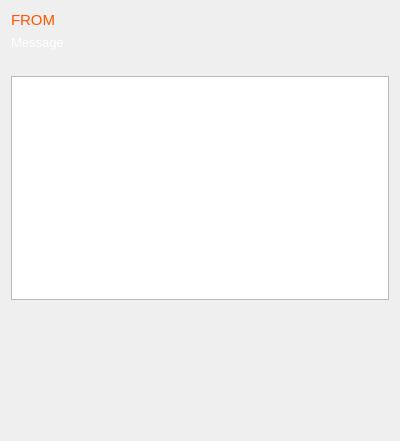
<?xml version="1.0" encoding="UTF-8"?>
<ui version="4.0">
 <class>NotificationViewer</class>
 <widget class="QWidget" name="NotificationViewer">
  <property name="geometry">
   <rect>
    <x>0</x>
    <y>0</y>
    <width>400</width>
    <height>441</height>
   </rect>
  </property>
  <property name="windowTitle">
   <string>Form</string>
  </property>
  <property name="styleSheet">
   <string notr="true">QLabel#messageLabel {
	color:white;
}
QLabel#contactNameLbl {
	color:rgb(255, 85, 0)
}</string>
  </property>
  <layout class="QGridLayout" name="gridLayout">
   <item row="0" column="1">
    <widget class="QLabel" name="contactNameLbl">
     <property name="font">
      <font>
       <pointsize>11</pointsize>
      </font>
     </property>
     <property name="text">
      <string>FROM</string>
     </property>
    </widget>
   </item>
   <item row="1" column="1">
    <widget class="QLabel" name="messageLabel">
     <property name="font">
      <font>
       <pointsize>10</pointsize>
      </font>
     </property>
     <property name="text">
      <string>Message</string>
     </property>
     <property name="scaledContents">
      <bool>true</bool>
     </property>
     <property name="alignment">
      <set>Qt::AlignLeading|Qt::AlignLeft|Qt::AlignTop</set>
     </property>
    </widget>
   </item>
   <item row="3" column="1" colspan="2">
    <widget class="QTextEdit" name="textEdit"/>
   </item>
   <item row="2" column="1">
    <spacer name="verticalSpacer">
     <property name="orientation">
      <enum>Qt::Vertical</enum>
     </property>
     <property name="sizeType">
      <enum>QSizePolicy::Fixed</enum>
     </property>
     <property name="sizeHint" stdset="0">
      <size>
       <width>20</width>
       <height>20</height>
      </size>
     </property>
    </spacer>
   </item>
   <item row="4" column="1">
    <spacer name="verticalSpacer_2">
     <property name="orientation">
      <enum>Qt::Vertical</enum>
     </property>
     <property name="sizeType">
      <enum>QSizePolicy::Fixed</enum>
     </property>
     <property name="sizeHint" stdset="0">
      <size>
       <width>20</width>
       <height>130</height>
      </size>
     </property>
    </spacer>
   </item>
  </layout>
 </widget>
 <resources/>
 <connections/>
</ui>
